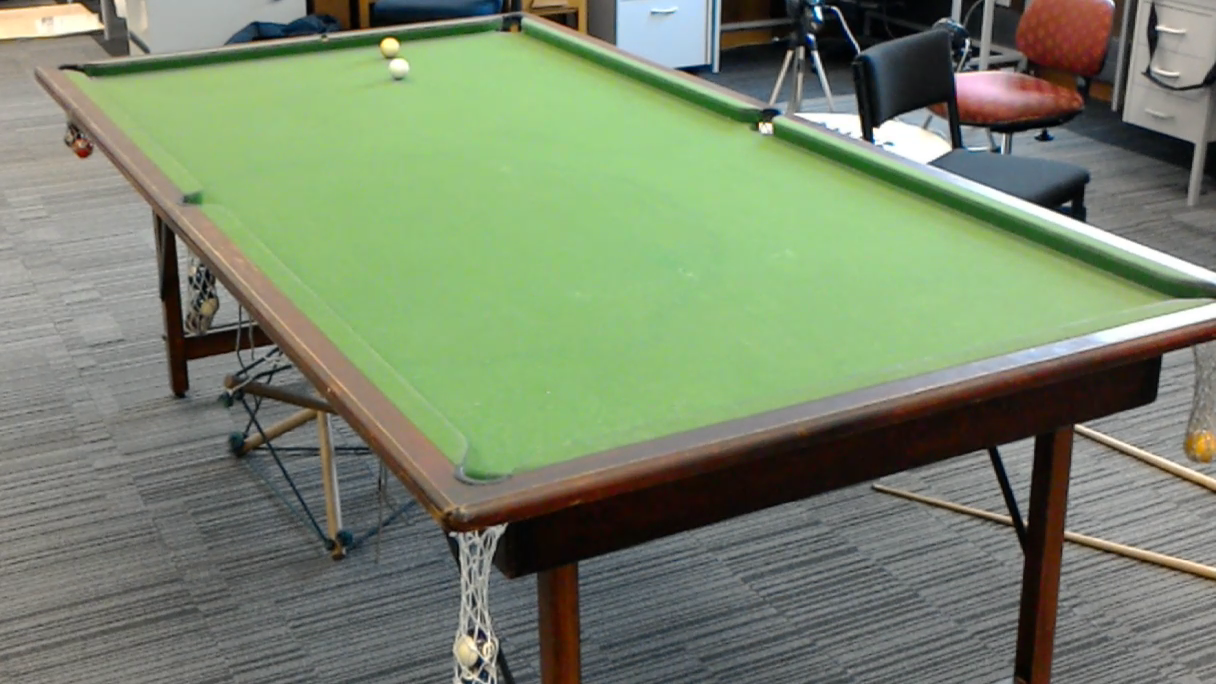
//> input picture frame 8 of test/pool2.mp4, 1216 x 684 px
$ ./DetectTableLines   (built with g++ and OpenCV 4)
//> lines starting //> are read from the running program, lines starting //| are printed output that depends on the picture; after the words box and inside, x2 and y2 are one past the last pixel; in counts of white or black regions, pixels touching at a corner belong together
// ConsoleApplication1.cpp : Defines the entry point for the console application.
//


#include <opencv2/opencv.hpp>
#include <iostream>
#include<opencv2/video/video.hpp>
#include<opencv2/video/background_segm.hpp>


using namespace std;
using namespace cv;

//global variables

Mat frame;
Mat blur_frame;
Mat HSVframe;
Mat gray;
Mat mask;
Mat fgMaskMOG; //fg mask generated by MOG method
Mat fgMaskMOG2; //fg mask fg mask generated by MOG2 method
Mat canny_output; //countours
Ptr<BackgroundSubtractor> pMOG; //MOG Background subtractor
Ptr<BackgroundSubtractor> pMOG2; //MOG2 Background subtractor
vector<Mat> channels(3);

//Find point (x,y) where two parameterized lines intersect :p Returns 0 if lines are parallel
int parametricIntersect(float r1, float t1, float r2, float t2, int *x, int *y) {
	float ct1 = cosf(t1);     //matrix element a
	float st1 = sinf(t1);     //b
	float ct2 = cosf(t2);     //c
	float st2 = sinf(t2);     //d
	float d = ct1*st2 - st1*ct2;        //determinative (rearranged matrix for inverse)
	if (d != 0.0f) {
		*x = (int)((st2*r1 - st1*r2) / d);
		*y = (int)((-ct2*r1 + ct1*r2) / d);
		return(1);
	}
	else { //lines are parallel and will NEVER intersect!
		return(0);
	}
}


int main() {

    // Create a VideoCapture object and open the input file
    // If the input is the web camera, pass 0 instead of the video file name
    VideoCapture cap("pool2.mp4");

    // Default resolution of the frame is obtained.The default resolution is system dependent.
    int frame_width = cap.get(CV_CAP_PROP_FRAME_WIDTH);
    int frame_height = cap.get(CV_CAP_PROP_FRAME_HEIGHT);

    // Define the codec and create VideoWriter object.The output is stored in 'outcpp.avi' file.
    //VideoWriter video("outcpp.avi",CV_FOURCC('M','J','P','G'),10, Size(frame_width,frame_height));


    // Check if camera opened successfully
    if (!cap.isOpened()) {
        cout << "Error opening video stream or file" << endl;
        return -1;
    }

    bool Play = true;

    while (1) {

        // Capture frame-by-frame
        if (Play){
            cap >> frame;
//> frame is the input picture: 684 rows x 1216 cols, CV_8UC3; mean B, G, R 108.1, 133.5, 120.6

            // If the frame is empty, break immediately
            if (frame.empty())
                break;


            // convert to green chromaticity

            frame.convertTo(frame, CV_64FC4);
//> frame: 684 rows x 1216 cols, CV_64FC3
            frame = frame /255.f;


            vector<Mat> channels2(3);
            cv::split(frame, channels2);
            Mat B = channels2[0];
            Mat G = channels2[1];
            Mat R = channels2[2];
            Mat I=R+B+G;


            Mat gc = Mat(Size(G.cols, G.rows), CV_64FC1);
            for (int i = 0 ; i < G.rows; ++i)
            {
                for (int j = 0 ; j < G.cols; ++j)
                {
                    double g = G.at<double>(i, j);
                    double r = R.at<double>(i, j);
                    double b = B.at<double>(i, j);
                    double sRGB = b+g+r;
                    gc.at<double>(i, j) = (g/sRGB)*255;
                }
            }
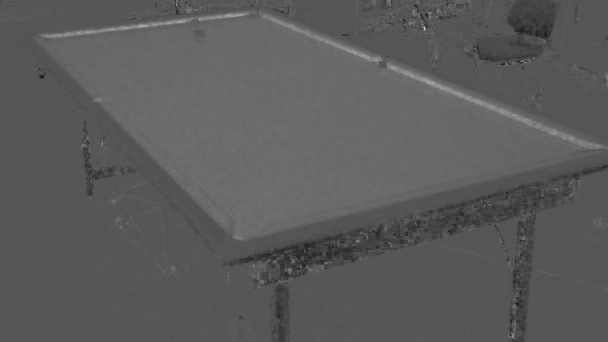
//> gc: 684 rows x 1216 cols, CV_64FC1 (shown at 1/2 size); min 0, max 255, mean 91.5


            gc.convertTo(gc,CV_8UC1);
//> gc: 684 rows x 1216 cols, CV_8UC1

            blur(gc,gc, Size(5,5));

            Mat bg;

		    threshold(gc, bg, 0, 180, CV_THRESH_BINARY | CV_THRESH_OTSU);
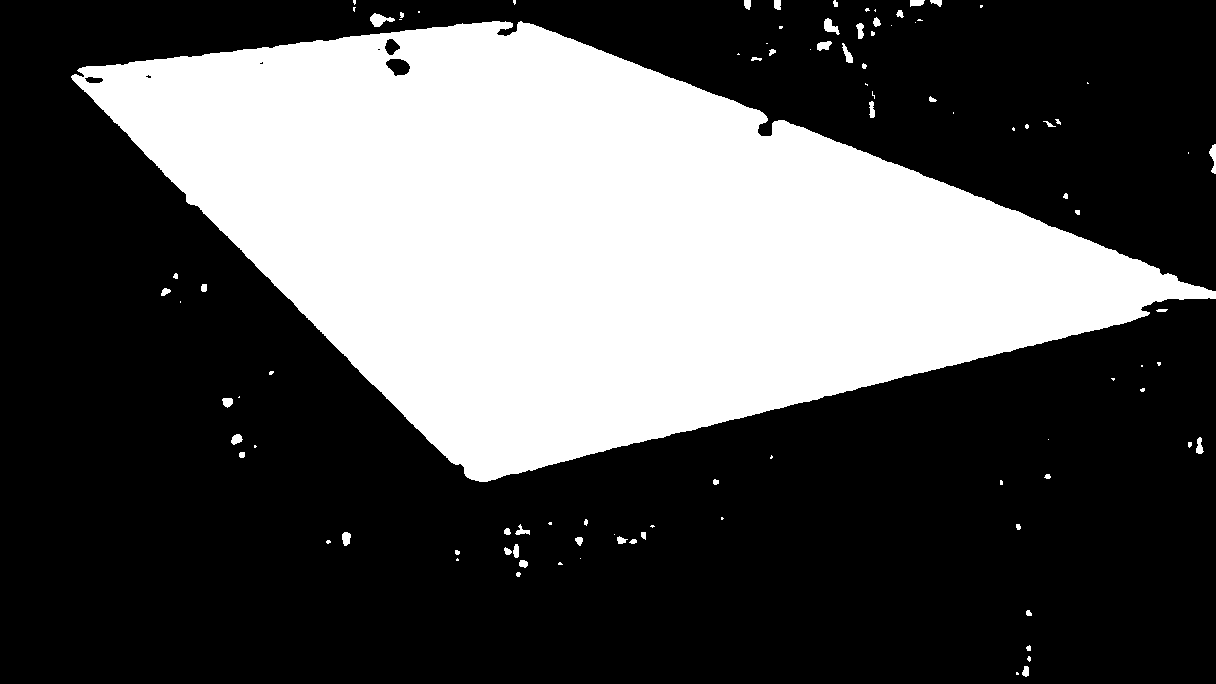
//> bg: 684 rows x 1216 cols, CV_8UC1; values 0 (black) and 180 (white), 33.6% white; 96 white regions (44 under 20 px)


		    //Mat kernel = Mat::ones(Size(5, 5), CV_8UC1);
		    //dilate(bg, bg, kernel);


            //Detect contours avec FindContours
            vector<vector<Point> > contours;
            vector<Vec4i> hierarchy;
            findContours(bg, contours, hierarchy, CV_RETR_TREE, CV_CHAIN_APPROX_SIMPLE, Point(0, 0) );
//> contours = 102 contours, 64 with area under 20; largest, box (x1, y1, x2, y2) and area: (71, 21, 1216, 482) 275447, (385, 58, 411, 77) 317, (384, 38, 401, 56) 176, (370, 13, 395, 27) 156, (824, 18, 840, 35) 118


            // Approximate contours to polygons + get bounding rects and circles
            // Draw polygonal contour + bonding rects + circles // Select right balls

            vector<vector<Point> > contours_poly( contours.size() );
//> contours_poly = 102 empty contours
            // [5 lines of commented-out code are left out]
            Scalar color_table = Scalar(100,10,10);
            Mat temp = Mat::zeros( frame.size(), CV_8UC3);
            Mat drawing = Mat::zeros(frame.size(), CV_8UC1);
            vector<vector<Point> >hull( contours.size() );
//> hull = 102 empty contours
            int largest_area=0;
            int largest_contour_index=0;

            for( int i = 0; i < contours.size(); i++ ){
                convexHull(Mat(contours[i]), hull[i]);
                //approxPolyDP(hull[i], contours_poly[i], 3, true );
                //minEnclosingCircle( contours_poly[i], center[i], radius[i] );
                //double rad =radius[i];
                double area=contourArea(hull[i],false);
                if(area>largest_area){
                    largest_area=area;
                    largest_contour_index=i;}
                // [5 lines of commented-out code are left out]
            }
//> this loop made 102 passes
//> (area, largest_area) on passes 2, 13, 20, 24, 53, 77: (50, 50), (55.5, 55), (86.5, 86), (94, 94), (136.5, 136), (280045, 280045)
//> after the loop, hull = 102 contours, 61 with area under 20; largest, box (x1, y1, x2, y2) and area: (71, 21, 1216, 482) 280045, (385, 58, 411, 77) 334, (370, 13, 395, 27) 200, (384, 38, 401, 56) 186, (824, 18, 840, 35) 154; largest_area = 280045; largest_contour_index = 76

            drawContours(frame, hull, largest_contour_index, color_table, 3, 8, vector<Vec4i>(), 0, Point());
            drawContours(drawing, hull, largest_contour_index, Scalar(255), 2, 8, vector<Vec4i>(), 0, Point());
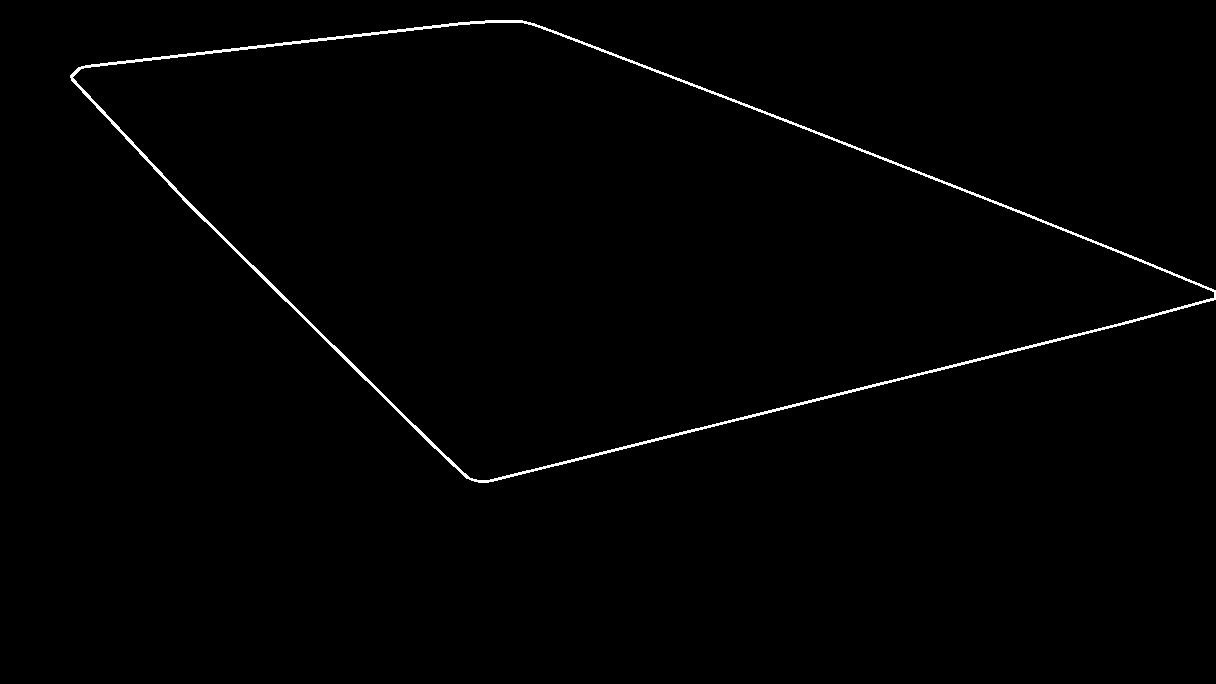
//> drawing: 684 rows x 1216 cols, CV_8UC1; 0.88% white in thin lines or dots, all inside (x1, y1, x2, y2) = (70, 20, 1216, 483)

            // [14 lines of commented-out code are left out]
		    vector<Vec2f> lines;
		    HoughLines(drawing, lines, 1, 1*CV_PI / 180, 480, 0, 0);
//> lines = 3 lines (rho, theta): [585, 1.33], [-169, 1.94], [8, 2.36]

            /// Show the result
            for( size_t i = 0; i < lines.size(); i++ )
                {
                float r = lines[i][0], t = lines[i][1];
                double cos_t = cos(t), sin_t = sin(t);
                double x0 = r*cos_t, y0 = r*sin_t;
                double alpha = 1000;

                Point pt1( cvRound(x0 + alpha*(-sin_t)), cvRound(y0 + alpha*cos_t) );
                Point pt2( cvRound(x0 - alpha*(-sin_t)), cvRound(y0 - alpha*cos_t) );
                line(frame, pt1, pt2, Scalar(255,0,0), 3, LINE_AA);

                for (size_t j = 0; j < lines.size(); ++j)
				{
					int x, y;
					int r = parametricIntersect(lines[i][0], lines[i][1], lines[j][0], lines[j][1], &x, &y);
					if (r != 0)
					{
						if (x > 0 && x < frame.cols &&
							y > 0 && y < frame.rows)
						{
							circle(frame, Point(x, y), 10, Scalar(255, 0, 0), 2);
						}
					}
				}
                }
//> this loop made 3 passes
//> (r, t, cos_t, sin_t, x0, y0, pt1, pt2) on passes 1 to 3: (585, 1.33, 0.242, 0.97, 141.5, 567.6, Point(-829, 810), Point(1112, 326)), (-169, 1.94, -0.358, 0.934, 60.56, -157.8, Point(-873, -516), Point(994, 201)), (8, 2.36, -0.707, 0.707, -5.66, 5.66, Point(-713, -701), Point(701, 713))
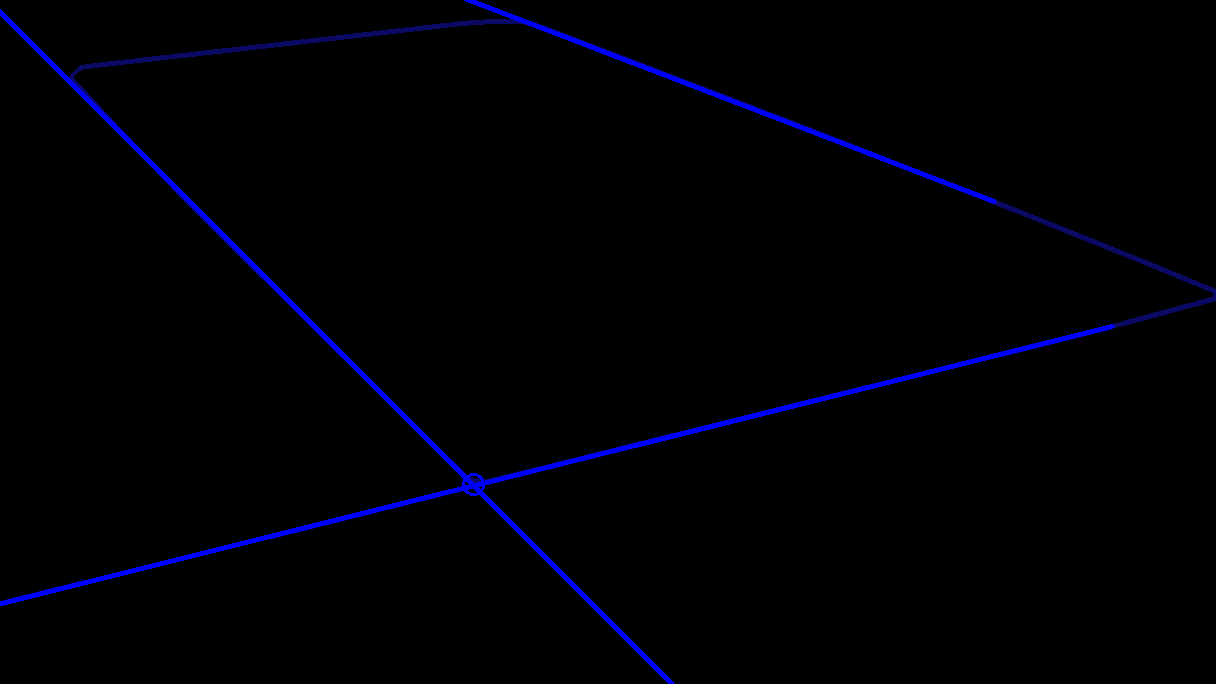
//> frame: 684 rows x 1216 cols, CV_64FC3; mean B, G, R 5.1, 0.6, 0.5


            //Display_video

           // Mat aa = bg/255.;

            //frame = aa*frame;


            gc.convertTo(gc,CV_8UC3);


            imshow("frame", gc);


        }

        //Press Space to pause
        char b = (char)waitKey(1);
//> the Esc key is pressed
        if (b == 'p')
            Play = !Play;


        // Press  ESC on keyboard to exit
        char c = (char)waitKey(25);
//> the Esc key is pressed
        if (c == 27)
            break;

    }

    // When everything done, release the video capture object
    cap.release();
    //video.release();

    // Closes all the frames
    destroyAllWindows();

    return 0;
}

$ run again, starting later in the video
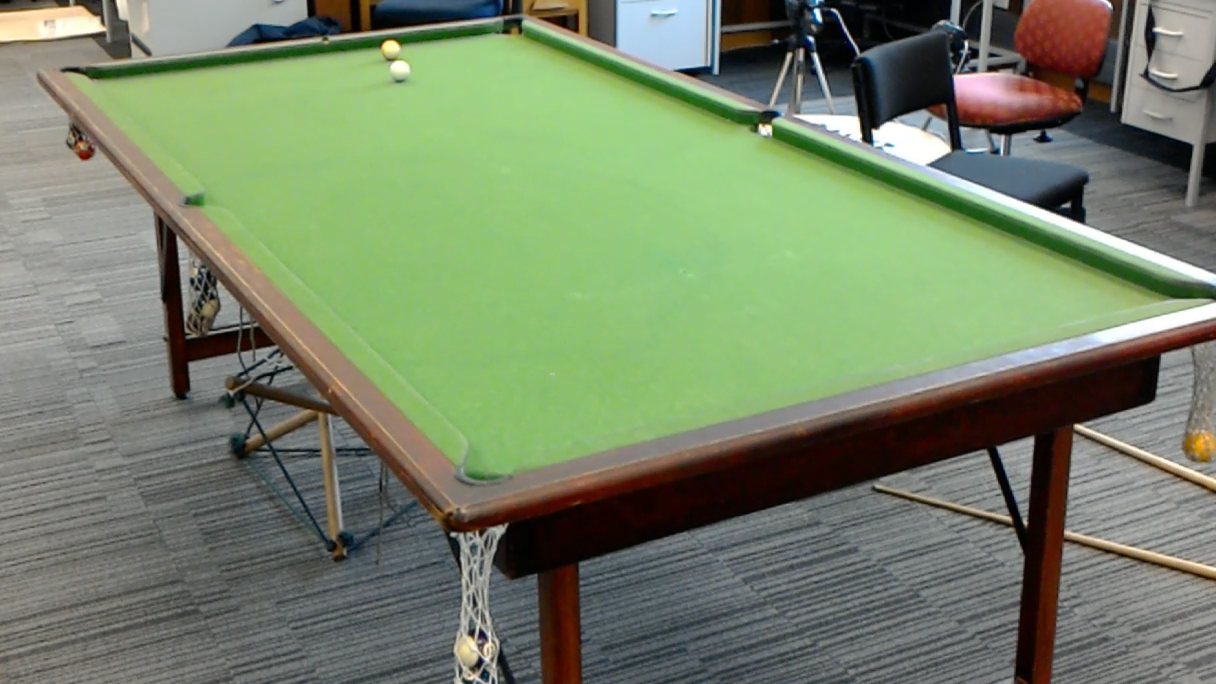
//> input picture frame 36 of test/pool2.mp4, 1216 x 684 px
//> frame is the input picture: 684 rows x 1216 cols, CV_8UC3; mean B, G, R 104.9, 131.5, 118.5
//> `threshold(gc, bg, 0, 180, CV_THRESH_BINARY | CV_THRESH_OTSU);`:
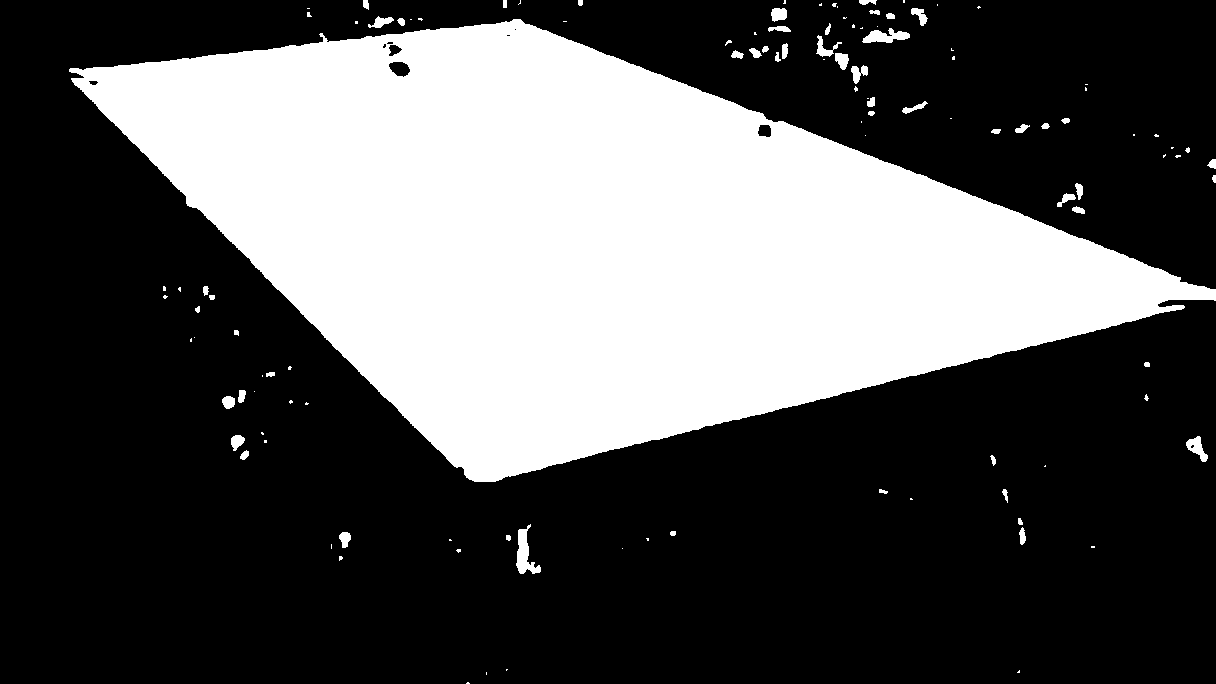
//> bg: 684 rows x 1216 cols, CV_8UC1; values 0 (black) and 180 (white), 33.9% white; 116 white regions (61 under 20 px)
//> contours = 125 contours, 78 with area under 20; largest, box (x1, y1, x2, y2) and area: (69, 19, 1216, 482) 275941, (516, 524, 541, 574) 488, (862, 28, 910, 43) 362, (388, 61, 411, 78) 250, (1186, 436, 1208, 462) 244
//> contours_poly = 125 empty contours
//> the loop `for( int i = 0; i < contours.size(); i++ )` made 125 passes
//> (area, largest_area) on passes 13, 16, 94: (129.5, 129), (865.5, 865), (282609.5, 282609)
//> after the loop `for( int i = 0; i < contours.size(); i++ )`: hull = 125 contours, 76 with area under 20; largest, box (x1, y1, x2, y2) and area: (69, 19, 1216, 482) 282610, (516, 524, 541, 574) 866, (862, 28, 910, 43) 488, (816, 35, 842, 57) 356, (1186, 436, 1208, 462) 314; largest_area = 282609; largest_contour_index = 93
//> drawing: 684 rows x 1216 cols, CV_8UC1; 0.88% white in thin lines or dots, all inside (x1, y1, x2, y2) = (68, 18, 1216, 483)
//> lines = 3 lines (rho, theta): [586, 1.33], [-167, 1.94], [11, 2.36]
//> the loop `for( size_t i = 0; i < lines.size(); i++ )` made 3 passes
//> (r, t, cos_t, sin_t, x0, y0, pt1, pt2) on passes 1 to 3: (586, 1.33, 0.242, 0.97, 141.8, 568.6, Point(-829, 811), Point(1112, 327)), (-167, 1.94, -0.358, 0.934, 59.85, -155.9, Point(-874, -514), Point(993, 202)), (11, 2.36, -0.707, 0.707, -7.78, 7.78, Point(-715, -699), Point(699, 715))
//> after the loop `for( size_t i = 0; i < lines.size(); i++ )`:
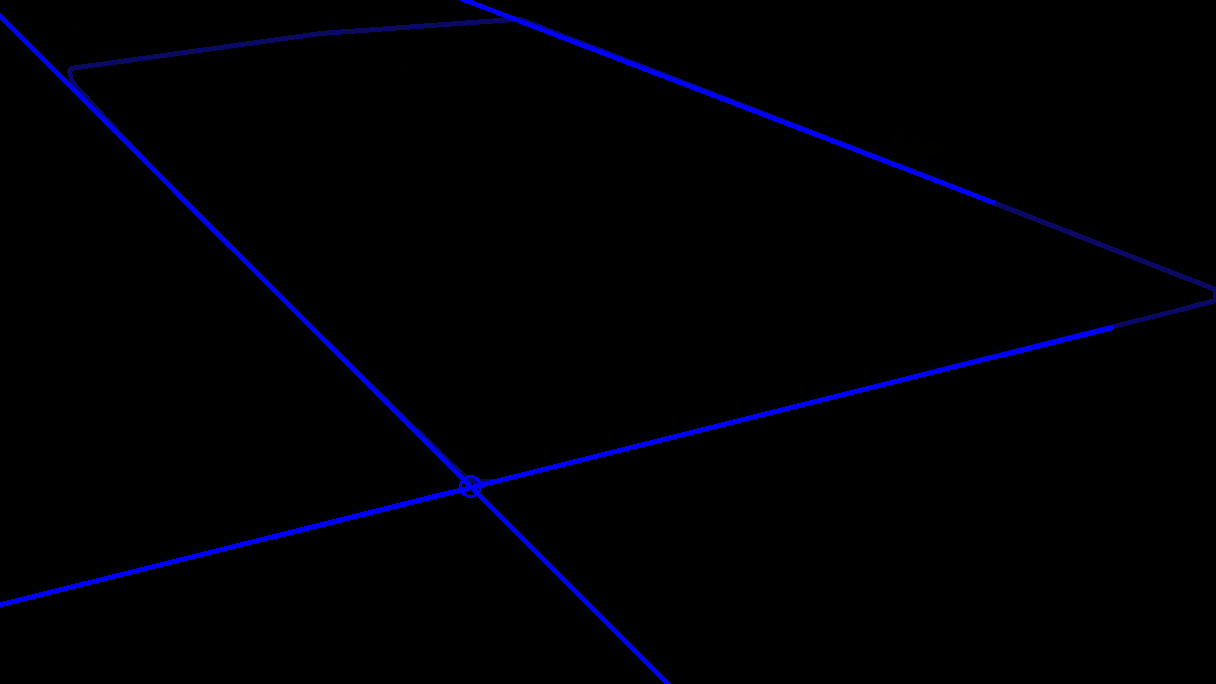
//> frame: 684 rows x 1216 cols, CV_64FC3; mean B, G, R 5.1, 0.6, 0.5
